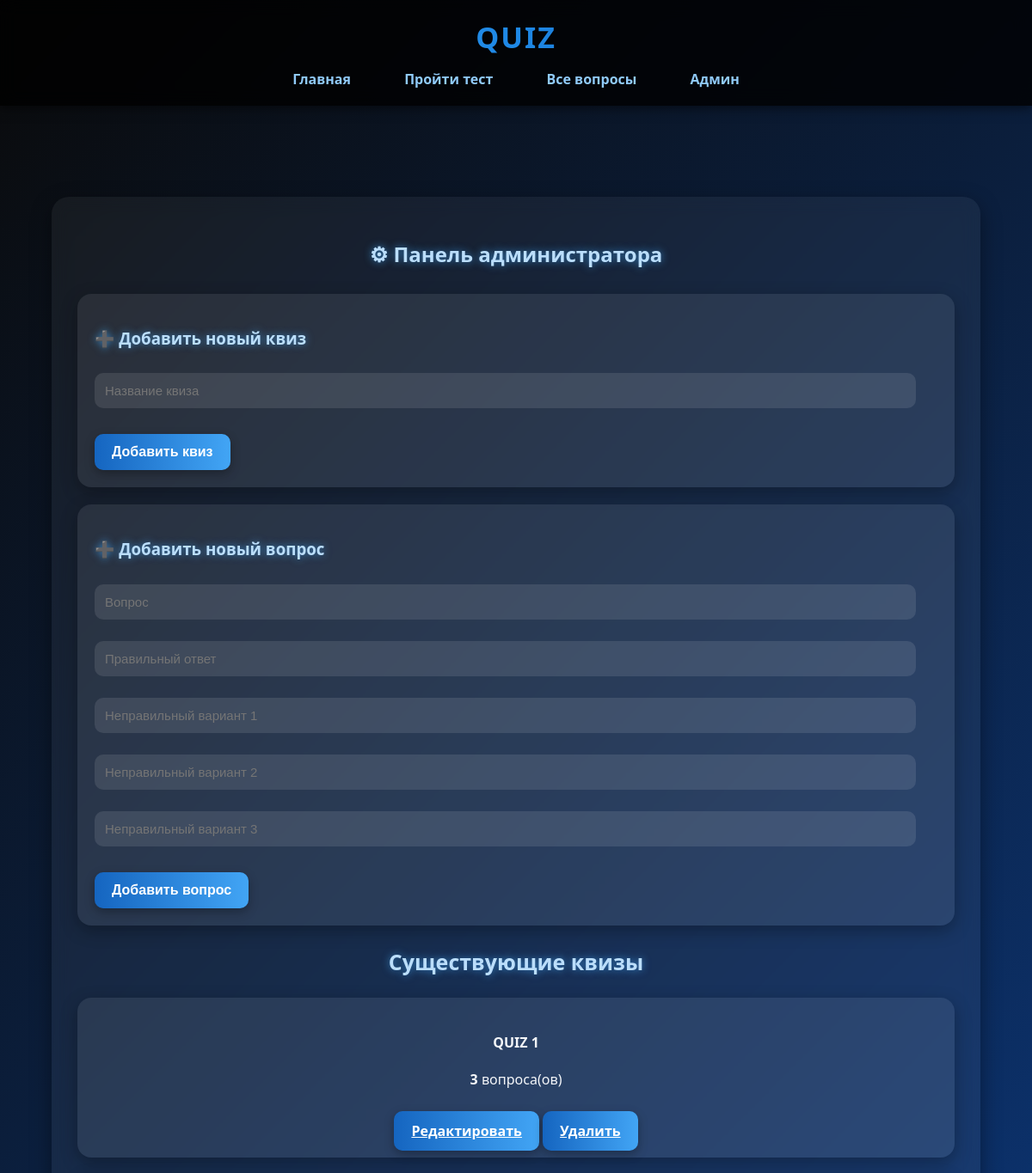
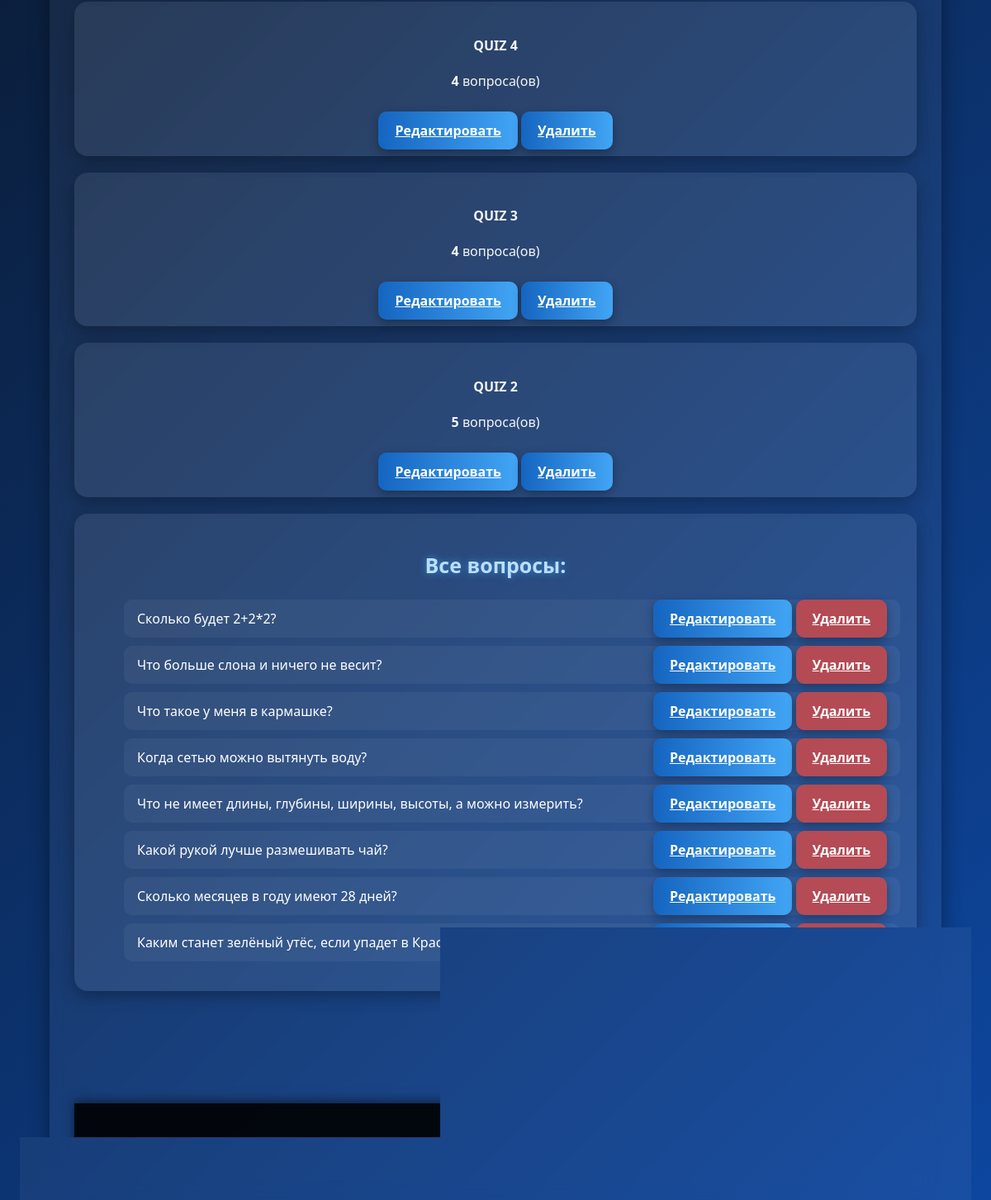
The page /quizes_view/ on the database its author committed (2 pictures, top to bottom).
### models.py (models this page shows, shortened)
class Quiz(db.Model):
    __tablename__ = 'quiz'
    id = db.Column(db.Integer, primary_key=True)
    name = db.Column(db.String(100), nullable=False)
    user_id = db.Column(db.Integer, db.ForeignKey('user.id'))
    questions = db.relationship(
        'Question',
        secondary=quiz_question,
        backref='quizes'
    )

class Question(db.Model):
    __tablename__ = 'question'
    id = db.Column(db.Integer, primary_key=True)
    question = db.Column(db.String(250), nullable=False)
    answer   = db.Column(db.String(100), nullable=False)
    wrong1   = db.Column(db.String(100), nullable=False)
    wrong2   = db.Column(db.String(100), nullable=False)
    wrong3   = db.Column(db.String(100), nullable=False)

### main.py (the view, shortened to what this page needs)
@app.route('/quizes_view/', methods=['POST', 'GET'])
def view_quiz_edit():
    quizes = Quiz.query.all()
    questions = Question.query.all()
    return render_template('quizes_view.html',
                           html_config=html_config,
                           quizes=quizes,
                           questions=questions,
                           len=len)

### templates/quizes_view.html (shortened to what this page needs)
{% extends "base.html" %}
{% block content %}
<h2 style="text-align:center; margin-bottom:30px;">⚙ Панель администратора</h2>
<div class="card">
    <h3>➕ Добавить новый квиз</h3>
    <form method="POST">
        <input type="text" name="quiz" placeholder="Название квиза" required>
        <button type="submit">Добавить квиз</button>
    </form>
</div>
<div class="card">
    <h3>➕ Добавить новый вопрос</h3>
    <form method="POST">
        <input  type="text" name="question" placeholder="Вопрос" required>
        <input type="text" name="answer" placeholder="Правильный ответ" required>
        <input type="text" name="wrong1" placeholder="Неправильный вариант 1" required>
        <input type="text" name="wrong2" placeholder="Неправильный вариант 2" required>
        <input type="text" name="wrong3" placeholder="Неправильный вариант 3" required>
        <button type="submit">Добавить вопрос</button>
    </form>
</div>
    <h3 style="text-align:center; font-size:25px;"> Существующие квизы</h3>
        <div class="quiz-iteam">
            {% for q in quizes %}
                <div class="quiz-item" style="text-align: center;">
                    <div class="card">
                    <h4>{{ q.name }}</h4>
                    <p><b>{{ q.questions|length }}</b> вопроса(ов)</p> <br>
                    <div class="btn-group">
                        <a href="{{ url_for('quiz_edit', id=q.id) }}" class="btn">Редактировать</a>
                        <a href="{{ url_for('quiz_delete', id=q.id) }}" class="btn delete"> Удалить</a>
                    </div> </div>
                </div>
        {% endfor %}
        </div>
<div class="card">
    <h3 style="text-align:center;font-size:25px;"> Все вопросы: </h3>
    <ul class="question">
    {% for q in questions %}
    <li class="question-item">
        <span class="q-text">{{ q.question }}</span>
        <div class="actions">
            <a href="{{ url_for('question_edit', id=q.id) }}" class="btn"> Редактировать</a>
            <a href="{{ url_for('question_delete', id=q.id) }}" class="btn" style="background:#cd4848d6;"> Удалить</a>
        </div>
    </li>
    {% endfor %}
</ul>
{% endblock %}

### static/main.css (style rules this page uses)
body { font-family: 'Segoe UI', Tahoma, sans-serif; margin: 0; padding: 0; background: linear-gradient(135deg, #0a0a0a, #0d47a1, #1e88e5); background-size: 300% 300%; animation: bgMove 10s infinite linear; color: #f4f6f9; }
.card { background: rgba(255,255,255,0.08); border-radius: 16px; padding: 25px; margin: 20px 0; box-shadow: 0 6px 20px rgba(0,0,0,0.3); transition: all 0.4s ease; transform: scale(1); }
input, textarea { width: 100%; padding: 12px; margin: 10px 0; border-radius: 10px; border: none; outline: none; font-size: 15px; background: rgba(255,255,255,0.1); color: #fff; transition: all 0.3s ease; }
button, .btn { background: linear-gradient(90deg, #1565c0, #42a5f5); color: white; border: none; padding: 12px 20px; margin-top: 15px; border-radius: 12px; font-size: 16px; font-weight: bold; cursor: pointer; transition: all 0.4s ease; box-shadow: 0 4px 12px rgba(0,0,0,0.3); position: relative; }
form input { margin-bottom: 15px; }
form button, form .btn { margin-top: 15px; display: inline-block; }
.question-item { display: flex; justify-content: space-between; align-items: center; background: rgba(255,255,255,0.05); margin: 10px 0; padding: 12px 16px; border-radius: 10px; transition: background 0.3s ease, transform 0.2s ease; gap: 15px; cursor: pointer; }
.q-text { flex: 1; font-size: 16px; color: #fff; margin-right: 20px; overflow: hidden; text-overflow: ellipsis; white-space: nowrap; }
.actions .btn { white-space: nowrap; min-width: 120px; text-align: center; }

### templates/base.html (style rules this page uses)
body { font-family: 'Segoe UI', Tahoma, sans-serif; margin: 0; padding: 0; background: linear-gradient(135deg, #0a0a0a, #0d47a1); background-attachment: fixed; color: #f4f6f9; overflow-x: hidden; }
.card { background: rgba(255,255,255,0.08); border-radius: 16px; padding: 20px; margin: 20px 0; box-shadow: 0 6px 20px rgba(0,0,0,0.3); transition: all 0.4s ease; transform: scale(1); }
h2, h3 { color: #bbdefb; text-shadow: 0 0 10px rgba(66,165,245,0.7); }
button, .btn { background: linear-gradient(90deg, #1565c0, #42a5f5); color: white; border: none; padding: 12px 20px; margin-top: 15px; border-radius: 10px; font-size: 16px; cursor: pointer; transition: all 0.4s ease; box-shadow: 0 4px 12px rgba(0,0,0,0.3); position: relative; overflow: hidden; }
button::before, .btn::before { content: ""; position: absolute; top: -50%; left: -50%; width: 200%; height: 200%; transition: all 0.6s ease; }

### templates/quizes_view.html (style rules this page uses)
input { width: 95%; }

### rows shown on the page
Quiz: name "QUIZ 1", questions|length "3"
Quiz: name "QUIZ 4", questions|length "4"
Quiz: name "QUIZ 3", questions|length "4"
Quiz: name "QUIZ 2", questions|length "5"
Question: question "Сколько будет 2+2*2?"
Question: question "Что больше слона и ничего не весит?"
Question: question "Что такое у меня в кармашке?"
Question: question "Когда сетью можно вытянуть воду?"
Question: question "Что не имеет длины, глубины, ширины, высоты, а можно измерить?"
Question: question "Какой рукой лучше размешивать чай?"
Question: question "Сколько месяцев в году имеют 28 дней?"
Question: question "Каким станет зелёный утёс, если упадет в Красное море?"
